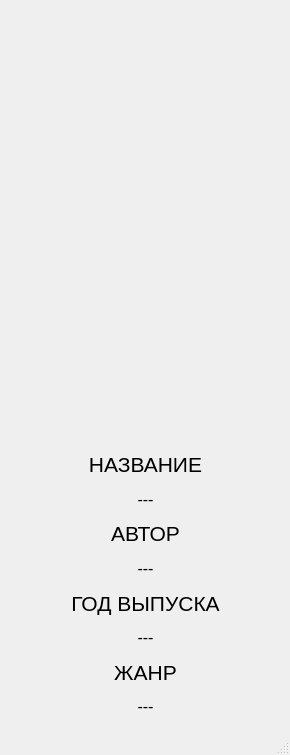
<?xml version="1.0" encoding="UTF-8"?>
<ui version="4.0">
 <class>MainWindow</class>
 <widget class="QMainWindow" name="MainWindow">
  <property name="geometry">
   <rect>
    <x>0</x>
    <y>0</y>
    <width>290</width>
    <height>755</height>
   </rect>
  </property>
  <property name="windowTitle">
   <string>MainWindow</string>
  </property>
  <widget class="QWidget" name="centralwidget">
   <widget class="QWidget" name="verticalLayoutWidget">
    <property name="geometry">
     <rect>
      <x>10</x>
      <y>450</y>
      <width>271</width>
      <height>271</height>
     </rect>
    </property>
    <layout class="QVBoxLayout" name="verticalLayout">
     <item>
      <widget class="QLabel" name="name_label">
       <property name="font">
        <font>
         <pointsize>16</pointsize>
        </font>
       </property>
       <property name="text">
        <string>НАЗВАНИЕ</string>
       </property>
       <property name="alignment">
        <set>Qt::AlignCenter</set>
       </property>
      </widget>
     </item>
     <item>
      <widget class="QLabel" name="name">
       <property name="font">
        <font>
         <pointsize>12</pointsize>
        </font>
       </property>
       <property name="text">
        <string>---</string>
       </property>
       <property name="alignment">
        <set>Qt::AlignCenter</set>
       </property>
      </widget>
     </item>
     <item>
      <widget class="QLabel" name="author_label">
       <property name="font">
        <font>
         <pointsize>16</pointsize>
        </font>
       </property>
       <property name="text">
        <string>АВТОР</string>
       </property>
       <property name="alignment">
        <set>Qt::AlignCenter</set>
       </property>
      </widget>
     </item>
     <item>
      <widget class="QLabel" name="author">
       <property name="font">
        <font>
         <pointsize>12</pointsize>
        </font>
       </property>
       <property name="text">
        <string>---</string>
       </property>
       <property name="alignment">
        <set>Qt::AlignCenter</set>
       </property>
      </widget>
     </item>
     <item>
      <widget class="QLabel" name="yea_label">
       <property name="font">
        <font>
         <pointsize>16</pointsize>
        </font>
       </property>
       <property name="text">
        <string>ГОД ВЫПУСКА</string>
       </property>
       <property name="alignment">
        <set>Qt::AlignCenter</set>
       </property>
      </widget>
     </item>
     <item>
      <widget class="QLabel" name="year">
       <property name="font">
        <font>
         <pointsize>12</pointsize>
        </font>
       </property>
       <property name="text">
        <string>---</string>
       </property>
       <property name="alignment">
        <set>Qt::AlignCenter</set>
       </property>
      </widget>
     </item>
     <item>
      <widget class="QLabel" name="genre_label">
       <property name="font">
        <font>
         <pointsize>16</pointsize>
        </font>
       </property>
       <property name="text">
        <string>ЖАНР</string>
       </property>
       <property name="alignment">
        <set>Qt::AlignCenter</set>
       </property>
      </widget>
     </item>
     <item>
      <widget class="QLabel" name="genre">
       <property name="font">
        <font>
         <pointsize>12</pointsize>
        </font>
       </property>
       <property name="text">
        <string>---</string>
       </property>
       <property name="alignment">
        <set>Qt::AlignCenter</set>
       </property>
      </widget>
     </item>
    </layout>
   </widget>
  </widget>
  <widget class="QMenuBar" name="menubar">
   <property name="geometry">
    <rect>
     <x>0</x>
     <y>0</y>
     <width>290</width>
     <height>21</height>
    </rect>
   </property>
  </widget>
  <widget class="QStatusBar" name="statusbar"/>
 </widget>
 <resources/>
 <connections/>
</ui>
